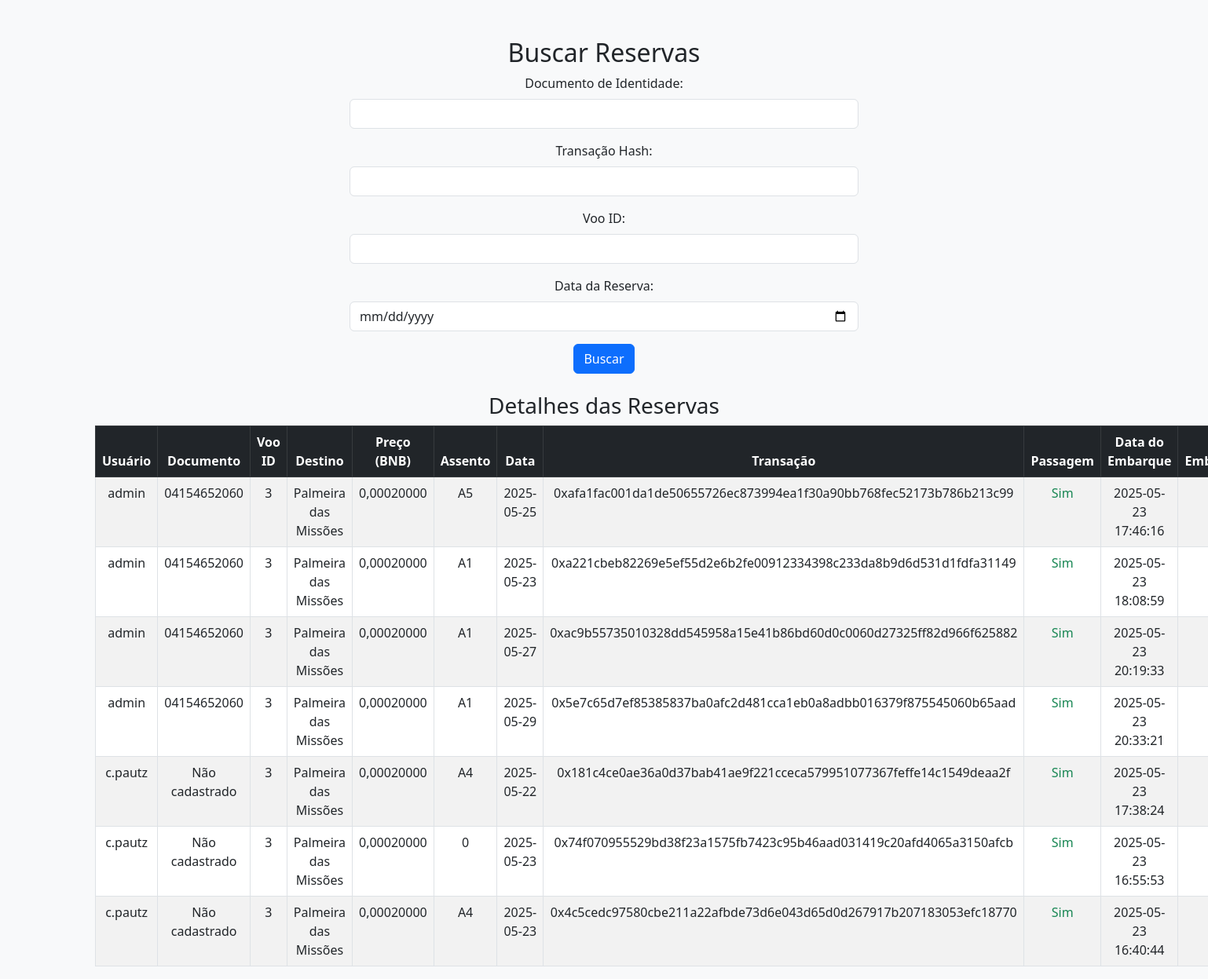
Page /public_html/site/todas_reservas_voo.php on the committed database.
### tables this page shows
CREATE TABLE `reservas_voo` (
  `id` int(11) NOT NULL,
  `voo_id` int(11) NOT NULL,
  `assento` varchar(10) NOT NULL,
  `data_reserva` date NOT NULL,
  `transacao_hash` varchar(66) NOT NULL,
  `pago` tinyint(1) DEFAULT 1,
  `numero_assento` varchar(50) NOT NULL,
  `eq_user` varchar(255) NOT NULL,
  `embarcado` tinyint(1) DEFAULT 0,
  `data_embarque` datetime DEFAULT NULL,
  `voo_ok` tinyint(1) DEFAULT 0
);

CREATE TABLE `identificacao` (
  `id` int(11) NOT NULL,
  `username` varchar(50) NOT NULL,
  `documento` varchar(20) NOT NULL
);

CREATE TABLE `voos` (
  `id` int(11) NOT NULL,
  `destino` varchar(255) NOT NULL,
  `preco` decimal(20,9) DEFAULT NULL,
  `metamask` varchar(42) NOT NULL,
  `horario` time NOT NULL
);

### public_html/site/todas_reservas_voo.php (the view, shortened to what this page needs)
<?php
$cx = new mysqli("127.0.0.1", "username", "password", "dbname");
$por_pagina = 10;
$pagina_atual = isset($_GET['pagina']) ? max(1, intval($_GET['pagina'])) : 1;
$offset = ($pagina_atual - 1) * $por_pagina;
$query = "
    SELECT r.voo_id, v.destino, v.preco, r.numero_assento, r.data_reserva, r.transacao_hash, r.eq_user,
           r.embarcado, r.data_embarque, i.documento, r.voo_ok
    FROM reservas_voo r
    JOIN voos v ON r.voo_id = v.id
    LEFT JOIN identificacao i ON r.eq_user = i.username
    WHERE 1=1
";
$params = [];
$types = "";
$query .= " LIMIT ? OFFSET ?";
$params[] = $por_pagina;
$types .= "ii";
$params[] = $offset;
$stmt = $cx->prepare($query);
if (!empty($params)) {
    $stmt->bind_param($types, ...$params);
}
$stmt->execute();
$result = $stmt->get_result();
$reservas = [];
while ($row = $result->fetch_assoc()) {
    $reservas[] = $row;
}
?>
<!DOCTYPE html>
<html lang="pt-BR">
<head>
    <link rel="stylesheet" href="https://cdn.jsdelivr.net/npm/bootstrap@5.3.0/dist/css/bootstrap.min.css">
</head>
<body class="bg-light">
<div class="container mt-5">
    <h2 class="text-center">Buscar Reservas</h2>
    <form method="GET" class="text-center">
        <div class="mb-3">
            <label for="documento" class="form-label">Documento de Identidade:</label>
            <input type="text" id="documento" name="documento" class="form-control w-50 mx-auto"
                   value="<?= htmlspecialchars($_GET['documento'] ?? '') ?>">
        </div>
        <div class="mb-3">
            <label for="transacao_hash" class="form-label">Transação Hash:</label>
            <input type="text" id="transacao_hash" name="transacao_hash" class="form-control w-50 mx-auto"
                   value="<?= htmlspecialchars($_GET['transacao_hash'] ?? '') ?>">
        </div>
        <div class="mb-3">
            <label for="voo_id" class="form-label">Voo ID:</label>
            <input type="number" id="voo_id" name="voo_id" class="form-control w-50 mx-auto"
                   value="<?= htmlspecialchars($_GET['voo_id'] ?? '') ?>">
        </div>
        <div class="mb-3">
            <label for="data_reserva" class="form-label">Data da Reserva:</label>
            <input type="date" id="data_reserva" name="data_reserva" class="form-control w-50 mx-auto"
                   value="<?= htmlspecialchars($_GET['data_reserva'] ?? '') ?>">
        </div>
        <button type="submit" class="btn btn-primary">Buscar</button>
    </form>
    <?php if (!empty($reservas)): ?>
        <div class="mt-4">
            <h3 class="text-center">Detalhes das Reservas</h3>
            <table class="table table-striped table-bordered text-center">
                <thead class="table-dark">
                    <tr>
                        <th>Usuário</th>
                        <th>Documento</th>
                        <th>Voo ID</th>
                        <th>Destino</th>
                        <th>Preço (BNB)</th>
                        <th>Assento</th>
                        <th>Data</th>
                        <th>Transação</th>
                        <th>Passagem</th>
                        <th>Data do Embarque</th>
                        <th>Embarque?</th>
                    </tr>
                </thead>
                <tbody>
                    <?php foreach ($reservas as $reserva): ?>
                        <tr>
                            <td><?= htmlspecialchars($reserva['eq_user']) ?></td>
                            <td><?= htmlspecialchars($reserva['documento'] ?? 'Não cadastrado') ?></td>
                            <td><?= htmlspecialchars($reserva['voo_id']) ?></td>
                            <td><?= htmlspecialchars($reserva['destino']) ?></td>
                            <td><?= number_format($reserva['preco'], 8, ',', '.') ?></td>
                            <td><?= htmlspecialchars($reserva['numero_assento']) ?></td>
                            <td><?= htmlspecialchars($reserva['data_reserva']) ?></td>
                            <td><?= htmlspecialchars($reserva['transacao_hash']) ?></td>
                            <td><?= $reserva['embarcado'] ? '<span class="text-success">Sim</span>' : '<span class="text-danger">Não</span>' ?></td>
                            <td><?= $reserva['data_embarque'] ? htmlspecialchars($reserva['data_embarque']) : '—' ?></td>
                            <td><?= $reserva['voo_ok'] ? '<span class="text-success">Sim</span>' : '<span class="text-danger">Não</span>' ?></td>
                        </tr>
                    <?php endforeach; ?>
                </tbody>
            </table>
        </div>
    <?php else: ?>
        <p class="text-center text-danger mt-4">Nenhuma reserva encontrada.</p>
    <?php endif; ?>
</div>
</body>
</html>

### rows in the picture
reservas_voo: eq_user "admin", identificacao.documento "04154652060", voo "3", voo.destino "Palmeira das Missões", voo.preco "0,00020000", numero_assento "A5", data_reserva "2025-05-25", transacao_hash "0xafa1fac001da1de50655726ec873994ea1f30a90bb768fec52173b786b213c99", embarcado "Sim", data_embarque "2025-05-23 17:46:16"
reservas_voo: eq_user "admin", identificacao.documento "04154652060", voo "3", voo.destino "Palmeira das Missões", voo.preco "0,00020000", numero_assento "A1", data_reserva "2025-05-23", transacao_hash "0xa221cbeb82269e5ef55d2e6b2fe00912334398c233da8b9d6d531d1fdfa31149", embarcado "Sim", data_embarque "2025-05-23 18:08:59"
reservas_voo: eq_user "admin", identificacao.documento "04154652060", voo "3", voo.destino "Palmeira das Missões", voo.preco "0,00020000", numero_assento "A1", data_reserva "2025-05-27", transacao_hash "0xac9b55735010328dd545958a15e41b86bd60d0c0060d27325ff82d966f625882", embarcado "Sim", data_embarque "2025-05-23 20:19:33"
reservas_voo: eq_user "admin", identificacao.documento "04154652060", voo "3", voo.destino "Palmeira das Missões", voo.preco "0,00020000", numero_assento "A1", data_reserva "2025-05-29", transacao_hash "0x5e7c65d7ef85385837ba0afc2d481cca1eb0a8adbb016379f875545060b65aad", embarcado "Sim", data_embarque "2025-05-23 20:33:21"
reservas_voo: eq_user "c.pautz", documento "Não cadastrado", voo "3", voo.destino "Palmeira das Missões", voo.preco "0,00020000", numero_assento "A4", data_reserva "2025-05-22", transacao_hash "0x181c4ce0ae36a0d37bab41ae9f221cceca579951077367feffe14c1549deaa2f", embarcado "Sim", data_embarque "2025-05-23 17:38:24"
reservas_voo: eq_user "c.pautz", documento "Não cadastrado", voo "3", voo.destino "Palmeira das Missões", voo.preco "0,00020000", numero_assento "0", data_reserva "2025-05-23", transacao_hash "0x74f070955529bd38f23a1575fb7423c95b46aad031419c20afd4065a3150afcb", embarcado "Sim", data_embarque "2025-05-23 16:55:53"
reservas_voo: eq_user "c.pautz", documento "Não cadastrado", voo "3", voo.destino "Palmeira das Missões", voo.preco "0,00020000", numero_assento "A4", data_reserva "2025-05-23", transacao_hash "0x4c5cedc97580cbe211a22afbde73d6e043d65d0d267917b207183053efc18770", embarcado "Sim", data_embarque "2025-05-23 16:40:44"
